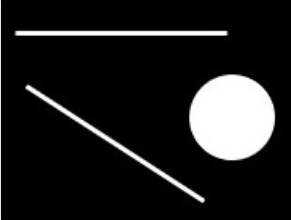
#> input picture 图像认知和OpenCV/形态学变换/test.png, 291 x 220 px
$ python '2.腐蚀和膨胀的实验现象.py'
#> lines starting #> are read from the running program, lines starting #| are printed output that depends on the picture; after the words box and inside, x2 and y2 are one past the last pixel; in counts of white or black regions, pixels touching at a corner belong together
''''''
'''
腐蚀
'''
import cv2

if __name__ == "__main__":
    path = "./test.png"
    image_np = cv2.imread(path)
#> image_np is the input picture: shape (220, 291, 3); mean B, G, R 31.8, 31.7, 31.7
    image_np_gray = cv2.cvtColor(image_np, cv2.COLOR_BGR2GRAY)  # 转为灰度图
    ret, image_np_thresh = cv2.threshold(image_np_gray, 127, 255, cv2.THRESH_BINARY)  # 进行二值化
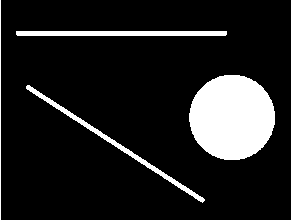
#> image_np_thresh: shape (220, 291); 12.5% white; 4 white regions, box (x1, y1, x2, y2) and area: (189, 75, 275, 160) 5754, (16, 31, 227, 36) 1053, (26, 85, 205, 203) 988, (0, 0, 1, 220) 220
    # 形态学操作
    kernel = cv2.getStructuringElement(cv2.MORPH_RECT, (5, 5))
    morph_images = cv2.erode(image_np_thresh, kernel)
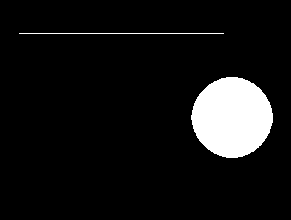
#> morph_images: shape (220, 291); 8.3% white; 2 white regions, box (x1, y1, x2, y2) and area: (191, 77, 273, 158) 5086, (19, 33, 224, 34) 205
    # 返回处理正确后的内容
    cv2.imshow("morph_images", morph_images)
    cv2.waitKey(0)

'''
膨胀
'''
import cv2

if __name__ == "__main__":
    path = "./test.png"
    image_np = cv2.imread(path)
    image_np_gray = cv2.cvtColor(image_np, cv2.COLOR_BGR2GRAY)  # 转为灰度图
    ret, image_np_thresh = cv2.threshold(image_np_gray, 127, 255, cv2.THRESH_BINARY)  # 进行二值化
    # 形态学操作
    kernel = cv2.getStructuringElement(cv2.MORPH_RECT, (5, 5))
    morph_images = cv2.dilate(image_np_thresh, kernel)
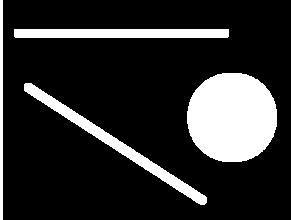
#> morph_images: shape (220, 291); 17.6% white; 4 white regions, box (x1, y1, x2, y2) and area: (187, 73, 277, 162) 6454, (24, 83, 207, 205) 2192, (14, 29, 229, 38) 1933, (0, 0, 3, 220) 660
    # 返回处理正确后的内容
    cv2.imshow("morph_images", morph_images)
    cv2.waitKey(0)
